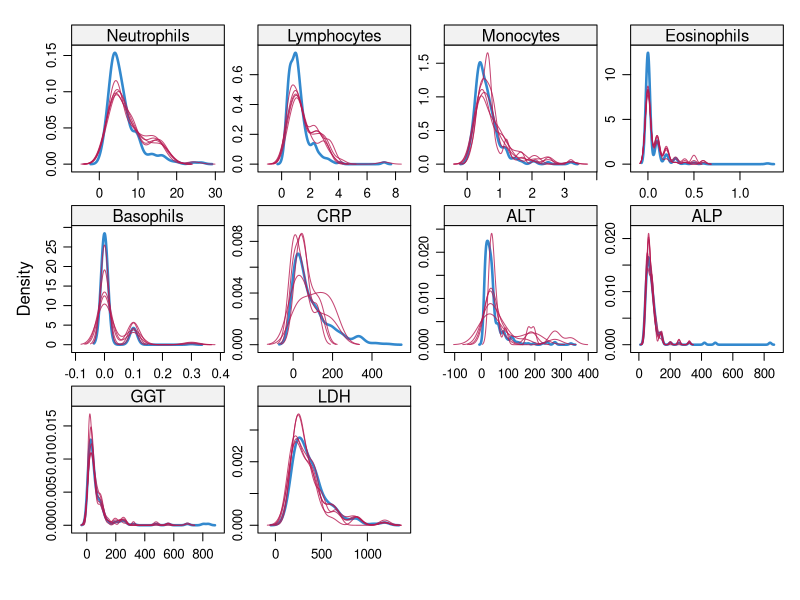

This chart was generated by the following R code:
## ---- chunk 1
knitr::opts_chunk$set(echo = TRUE)
## ---- chunk 2
library(dplyr)
data <- read.csv("COVIDdataset.csv", row.names = 1) #read csv
#make the columns the right types for imputation
data <- data %>% mutate(
  GENDER = as.factor(GENDER),
  Lymphocytes = as.numeric(Lymphocytes),
  SWAB = as.factor(SWAB),
  AST = as.numeric(AST),
  ALT = as.numeric(ALT),
  ALP = as.numeric(ALP),
  GGT = as.numeric(GGT),
  LDH = as.numeric(LDH)
)
#check NA values
sapply(data, function(x) sum(is.na(x)))

#check proportion of missing values
pMiss <- function(x){sum(is.na(x))/length(x)*100}
apply(data,2,pMiss)#variables (2 is column)
apply(data,1,pMiss)#samples



#imputation
library(mice)
temp_data = mice(data,m=5,maxit=50,meth="pmm",seed=500)

completeData1 <- complete(temp_data,1)

densityplot(temp_data)


## ---- chunk 3
#install.packages("dprep")
#min_max_norm <- function(x) {
#    (x - min(x)) / (max(x) - min(x))
#  }
#normalized <- lapply(completeData1[3:15],min_max_norm)
##head(completeData1)
#dim(completeData1)
#write.csv(normalized,"normalized_data.csv")
